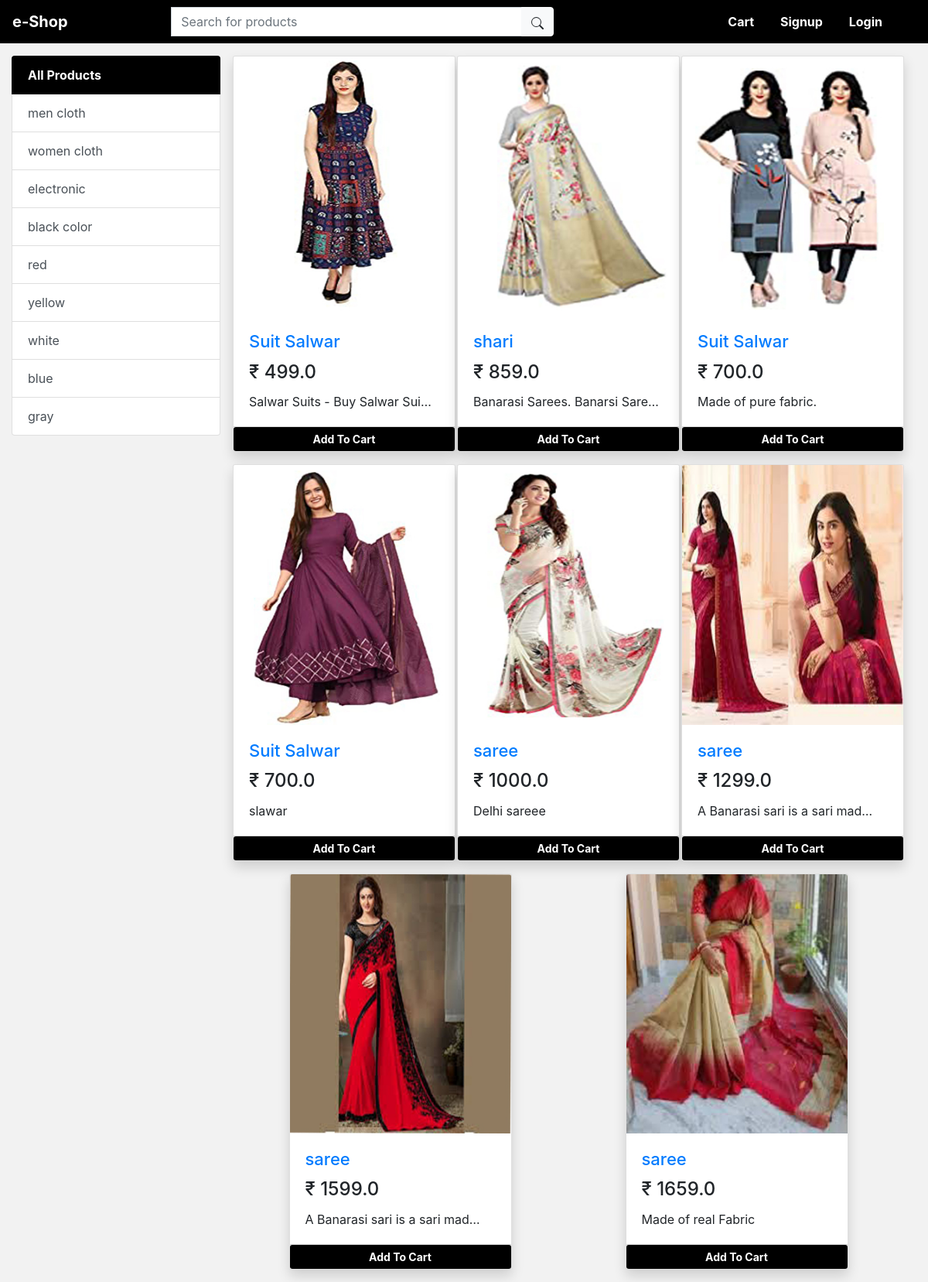
/?catogery=2, run on the app's committed database.
### index/models.py (models this page shows, shortened)
class Category(models.Model):
    name = models.CharField(max_length=200)
    @staticmethod
    def get_all_product():
       return Category.objects.all()

class Product(models.Model):
    category = models.ManyToManyField(Category)
    name = models.CharField(max_length=100, null=True)
    price = models.FloatField()
    disc = models.CharField(max_length=200, null=True)
    images = models.ImageField(null=True, blank=True)
    @property
    def imageURL(self):
        try:
            url = self.images.url
        except:
            url = ''
        return url
    @staticmethod
    def get_all_product_by_id(category_id):
        if category_id:
            return Product.objects.filter(category__id=category_id)
        else:
            return Product.get_all_product()

### index/views.py (the view, shortened to what this page needs)
# urls.py: 2. Add a URL to urlpatterns:  path('', views.home, name='home')
class home(View):
    def get(self, request):
        cart = request.session.get('cart')
        if not cart:
            request.session['cart'] = {}
        Products = None
        categorys = Category.get_all_product()
        catogeryID = request.GET.get('catogery')
        if catogeryID:
            Products = Product.get_all_product_by_id(catogeryID)
        else:
            Products = Product.get_all_product()
        user_name = request.session.get('firstname')
        context= {'Products':Products,'categorys':categorys,'user_name':user_name}
        return render(request ,'index/index.html', context)

### index/templatetags/cart.py (called while the page is built)
@register.filter(name='is_in_cart')
def is_in_cart(product,cart):
    keys = cart.keys()
    for id in keys:
        if int(id) == product.id:
            return True
    return False

### index/templates/index/index.html (shortened to what this page needs)
{% extends 'index/base.html' %}
{% block content %}
{% load cart %}
<div class="container-fluid" style="margin-top: 4%;">
  <div class="row">
    <div class="col-sm-3">
      <div class="list-group mt-4">
        <a href="/" class="list-group-item list-group-item-action bg_Image">
          All Products
        </a>
        {% for category in categorys %}
        <a href="/?catogery={{category.id}}" class="list-group-item list-group-item-action ">
          {{category.name}}
        </a>
        {% endfor %}
      </div>
    </div>
    <div id="products" class="col-sm-9 mt-4 row ">
      {% for product in Products %}
      <div class="card overlay  shadow rounded-sm mx-auto mb-3"  id="{{product.id}}" style="width: 18rem;">
        <a href="{% url 'prod_disc' product.id %}"><img src="{{product.imageURL}}" class="card-img-top" alt="..."></a>
        <div class="card-body">
          <h5 class="card-title"><a href="{% url 'prod_disc' product.id %}" style="font-size: 22px!important;">{{product.name}}</a></h5>
          <h4 class="card-title">&#8377; {{product.price}}</h4>
          <p class="card-text">{{product.disc|truncatechars:30}}</p>
        </div>
        <div class="card-footer p-0  ">
          {% if product|is_in_cart:request.session.cart %}
          <div class="row no-gutters ">
            <form action="/#{{product.id}}" class="col-2" method="POST">
              {% csrf_token %}
              <input type="text" hidden name="product" value="{{product.id}}">
              <input type="text" hidden name="remove" value="True">
              <input type="submit" value=" - " class=" btn btn-block bg_Image">
            </form>
            <div class="text-center col ">{{product|cart_quantity:request.session.cart}} in cart</div>
            <form action="/#{{product.id}}" class="col-2" method="POST">
              {% csrf_token %}
              <input type="text" hidden name="product" value="{{product.id}}">
              <input type="submit" value=" + " class=" btn  btn-block bg_Image">
            </form>
          </div>
          {% else %}
          <form action="/#{{product.id}}" method="POST" class="btn-block">
            <input type="submit" class="btn btn-sm  btn-block bg_Image" value="Add To Cart">
          </form>
          {% endif %}
        </div>
      </div>
      {% endfor%}
    </div>
  </div>
</div>
{% endblock %}

### static/css/stylee.css (style rules this page uses)
* { margin: 0; padding: 0; }
body { font-family: Verdana, sans-serif; margin:0; padding: 0; background-color: hsl(0, 0%, 95%) !important; }
.bg_Image { background-color: #000000 !important; color: #fff !important; font-weight: bold !important; }

### index/templates/index/base.html (style rules this page uses)
html, body { margin: 0; padding: 0; }
* { box-sizing: border-box; }

### data on the page
Category: name "men cloth"
Category: name "women cloth"
Category: name "electronic"
Category: name "black color"
Category: name "red"
Category: name "yellow"
Category: name "white"
Category: name "blue"
Category: name "gray"
Product: {{ product.id }} 1 (drawn), imageURL (picture), name "Suit Salwar", price "499.0", disc "Salwar Suits - Buy Salwar Sui…"
Product: imageURL (picture), name "shari", price "859.0", disc "Banarasi Sarees. Banarsi Sare…"
Product: imageURL (picture), name "Suit Salwar", price "700.0", disc "Made of pure fabric."
Product: imageURL (picture), name "Suit Salwar", price "700.0", disc "slawar"
Product: imageURL (picture), name "saree", price "1000.0", disc "Delhi sareee"
Product: imageURL (picture), name "saree", price "1299.0", disc "A Banarasi sari is a sari mad…"
Product: imageURL (picture), name "saree", price "1599.0", disc "A Banarasi sari is a sari mad…"
Product: imageURL (picture), name "saree", price "1659.0", disc "Made of real Fabric"
